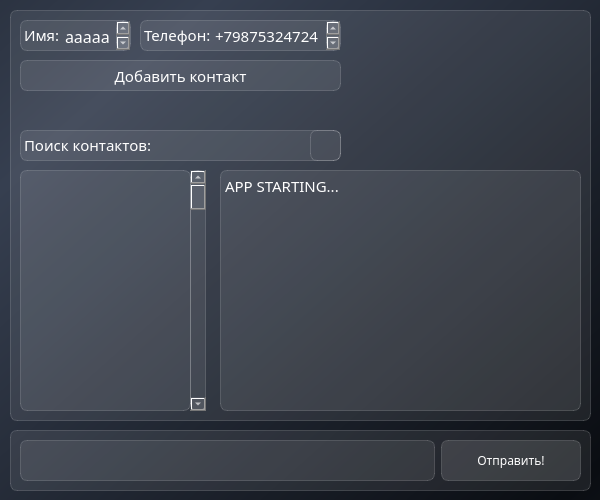
<?xml version="1.0" encoding="UTF-8"?>
<ui version="4.0">
 <class>MainWindow</class>
 <widget class="QMainWindow" name="MainWindow">
  <property name="geometry">
   <rect>
    <x>0</x>
    <y>0</y>
    <width>600</width>
    <height>500</height>
   </rect>
  </property>
  <property name="minimumSize">
   <size>
    <width>600</width>
    <height>500</height>
   </size>
  </property>
  <property name="maximumSize">
   <size>
    <width>600</width>
    <height>500</height>
   </size>
  </property>
  <property name="cursor">
   <cursorShape>ArrowCursor</cursorShape>
  </property>
  <property name="mouseTracking">
   <bool>false</bool>
  </property>
  <property name="windowTitle">
   <string>Beta app</string>
  </property>
  <property name="styleSheet">
   <string notr="true">background-color: qlineargradient(spread:reflect, x1:0.934, y1:1, x2:0.127, y2:0.244, stop:0 rgba(10, 13, 18, 255), stop:1 rgba(54, 63, 80, 255));
font-family: Gramatica;</string>
  </property>
  <property name="documentMode">
   <bool>false</bool>
  </property>
  <property name="tabShape">
   <enum>QTabWidget::Rounded</enum>
  </property>
  <widget class="QWidget" name="centralwidget">
   <widget class="QFrame" name="input_form">
    <property name="geometry">
     <rect>
      <x>10</x>
      <y>10</y>
      <width>581</width>
      <height>411</height>
     </rect>
    </property>
    <property name="styleSheet">
     <string notr="true">background-color: rgba(255,255,255,20);
border: 1px solid rgba(255,255,255,40);
border-radius: 7;
color: white;</string>
    </property>
    <widget class="QTextEdit" name="name">
     <property name="geometry">
      <rect>
       <x>200</x>
       <y>10</y>
       <width>131</width>
       <height>31</height>
      </rect>
     </property>
     <property name="styleSheet">
      <string notr="true">background-color: rgba(255,255,255,0);
border: 1px solid rgba(255,255,255,0);
border-radius: 7;
font: 11pt;</string>
     </property>
     <property name="html">
      <string>&lt;!DOCTYPE HTML PUBLIC &quot;-//W3C//DTD HTML 4.0//EN&quot; &quot;http://www.w3.org/TR/REC-html40/strict.dtd&quot;&gt;
&lt;html&gt;&lt;head&gt;&lt;meta name=&quot;qrichtext&quot; content=&quot;1&quot; /&gt;&lt;meta charset=&quot;utf-8&quot; /&gt;&lt;style type=&quot;text/css&quot;&gt;
p, li { white-space: pre-wrap; }
hr { height: 1px; border-width: 0; }
li.unchecked::marker { content: &quot;\2610&quot;; }
li.checked::marker { content: &quot;\2612&quot;; }
&lt;/style&gt;&lt;/head&gt;&lt;body style=&quot; font-family:'Gramatica'; font-size:11pt; font-weight:400; font-style:normal;&quot;&gt;
&lt;p style=&quot; margin-top:0px; margin-bottom:0px; margin-left:0px; margin-right:0px; -qt-block-indent:0; text-indent:0px;&quot;&gt;+79875324724&lt;/p&gt;&lt;/body&gt;&lt;/html&gt;</string>
     </property>
    </widget>
    <widget class="QTextEdit" name="number">
     <property name="geometry">
      <rect>
       <x>50</x>
       <y>10</y>
       <width>71</width>
       <height>31</height>
      </rect>
     </property>
     <property name="styleSheet">
      <string notr="true">background-color: rgba(255,255,255,0);
border: 1px solid rgba(255,255,255,0);
border-radius: 7;
font: 11pt;</string>
     </property>
     <property name="html">
      <string>&lt;!DOCTYPE HTML PUBLIC &quot;-//W3C//DTD HTML 4.0//EN&quot; &quot;http://www.w3.org/TR/REC-html40/strict.dtd&quot;&gt;
&lt;html&gt;&lt;head&gt;&lt;meta name=&quot;qrichtext&quot; content=&quot;1&quot; /&gt;&lt;meta charset=&quot;utf-8&quot; /&gt;&lt;style type=&quot;text/css&quot;&gt;
p, li { white-space: pre-wrap; }
hr { height: 1px; border-width: 0; }
li.unchecked::marker { content: &quot;\2610&quot;; }
li.checked::marker { content: &quot;\2612&quot;; }
&lt;/style&gt;&lt;/head&gt;&lt;body style=&quot; font-family:'Gramatica'; font-size:11pt; font-weight:400; font-style:normal;&quot;&gt;
&lt;p style=&quot; margin-top:0px; margin-bottom:0px; margin-left:0px; margin-right:0px; -qt-block-indent:0; text-indent:0px;&quot;&gt;&lt;span style=&quot; font-size:12pt;&quot;&gt;ааааааа&lt;/span&gt;&lt;/p&gt;&lt;/body&gt;&lt;/html&gt;</string>
     </property>
    </widget>
    <widget class="QPushButton" name="add_contact">
     <property name="geometry">
      <rect>
       <x>10</x>
       <y>50</y>
       <width>321</width>
       <height>31</height>
      </rect>
     </property>
     <property name="styleSheet">
      <string notr="true">font: 11pt;</string>
     </property>
     <property name="text">
      <string>Добавить контакт</string>
     </property>
    </widget>
    <widget class="QLabel" name="display_name">
     <property name="geometry">
      <rect>
       <x>10</x>
       <y>10</y>
       <width>111</width>
       <height>31</height>
      </rect>
     </property>
     <property name="text">
      <string>&lt;html&gt;&lt;head/&gt;&lt;body&gt;&lt;p&gt;&lt;span style=&quot; font-size:11pt;&quot;&gt;Имя: &lt;/span&gt;&lt;/p&gt;&lt;/body&gt;&lt;/html&gt;</string>
     </property>
    </widget>
    <widget class="QLabel" name="display_number">
     <property name="geometry">
      <rect>
       <x>130</x>
       <y>10</y>
       <width>201</width>
       <height>31</height>
      </rect>
     </property>
     <property name="text">
      <string>&lt;html&gt;&lt;head/&gt;&lt;body&gt;&lt;p&gt;&lt;span style=&quot; font-size:11pt;&quot;&gt;Телефон:&lt;/span&gt;&lt;/p&gt;&lt;/body&gt;&lt;/html&gt;</string>
     </property>
    </widget>
    <widget class="QTableWidget" name="contacts">
     <property name="geometry">
      <rect>
       <x>10</x>
       <y>160</y>
       <width>171</width>
       <height>241</height>
      </rect>
     </property>
    </widget>
    <widget class="QLabel" name="display_number_2">
     <property name="geometry">
      <rect>
       <x>10</x>
       <y>120</y>
       <width>321</width>
       <height>31</height>
      </rect>
     </property>
     <property name="text">
      <string>&lt;html&gt;&lt;head/&gt;&lt;body&gt;&lt;p&gt;&lt;span style=&quot; font-size:11pt;&quot;&gt;Поиск контактов:&lt;/span&gt;&lt;/p&gt;&lt;/body&gt;&lt;/html&gt;</string>
     </property>
    </widget>
    <widget class="QLineEdit" name="arguments">
     <property name="geometry">
      <rect>
       <x>140</x>
       <y>120</y>
       <width>191</width>
       <height>31</height>
      </rect>
     </property>
     <property name="styleSheet">
      <string notr="true">background-color: rgba(255,255,255,0);
border: 1px solid rgba(255,255,255,0);
border-radius: 7;
font: 11pt;</string>
     </property>
    </widget>
    <widget class="QPushButton" name="search">
     <property name="geometry">
      <rect>
       <x>300</x>
       <y>120</y>
       <width>31</width>
       <height>31</height>
      </rect>
     </property>
     <property name="styleSheet">
      <string notr="true">background-color: rgba(255,255,255,0);</string>
     </property>
     <property name="text">
      <string/>
     </property>
     <property name="icon">
      <iconset resource="../res-rc.qrc">
       <normaloff>:/icon/icons/search.svg</normaloff>:/icon/icons/search.svg</iconset>
     </property>
    </widget>
    <widget class="QTextBrowser" name="console">
     <property name="geometry">
      <rect>
       <x>210</x>
       <y>160</y>
       <width>361</width>
       <height>241</height>
      </rect>
     </property>
     <property name="styleSheet">
      <string notr="true">font: 11pt;</string>
     </property>
     <property name="html">
      <string>&lt;!DOCTYPE HTML PUBLIC &quot;-//W3C//DTD HTML 4.0//EN&quot; &quot;http://www.w3.org/TR/REC-html40/strict.dtd&quot;&gt;
&lt;html&gt;&lt;head&gt;&lt;meta name=&quot;qrichtext&quot; content=&quot;1&quot; /&gt;&lt;meta charset=&quot;utf-8&quot; /&gt;&lt;style type=&quot;text/css&quot;&gt;
p, li { white-space: pre-wrap; }
hr { height: 1px; border-width: 0; }
li.unchecked::marker { content: &quot;\2610&quot;; }
li.checked::marker { content: &quot;\2612&quot;; }
&lt;/style&gt;&lt;/head&gt;&lt;body style=&quot; font-family:'Gramatica'; font-size:11pt; font-weight:400; font-style:normal;&quot;&gt;
&lt;p style=&quot; margin-top:0px; margin-bottom:0px; margin-left:0px; margin-right:0px; -qt-block-indent:0; text-indent:0px;&quot;&gt;APP STARTING...&lt;/p&gt;&lt;/body&gt;&lt;/html&gt;</string>
     </property>
    </widget>
    <widget class="QScrollBar" name="verticalScrollBar">
     <property name="geometry">
      <rect>
       <x>180</x>
       <y>160</y>
       <width>16</width>
       <height>241</height>
      </rect>
     </property>
     <property name="orientation">
      <enum>Qt::Vertical</enum>
     </property>
    </widget>
    <zorder>add_contact</zorder>
    <zorder>display_name</zorder>
    <zorder>display_number</zorder>
    <zorder>contacts</zorder>
    <zorder>display_number_2</zorder>
    <zorder>name</zorder>
    <zorder>number</zorder>
    <zorder>arguments</zorder>
    <zorder>search</zorder>
    <zorder>console</zorder>
    <zorder>verticalScrollBar</zorder>
   </widget>
   <widget class="QFrame" name="output_form">
    <property name="geometry">
     <rect>
      <x>10</x>
      <y>430</y>
      <width>581</width>
      <height>61</height>
     </rect>
    </property>
    <property name="styleSheet">
     <string notr="true">background-color: rgba(255,255,255,20);
border: 1px solid rgba(255,255,255,40);
border-radius: 7;
color: white;</string>
    </property>
    <layout class="QGridLayout" name="gridLayout">
     <item row="4" column="1" rowspan="2">
      <widget class="QPushButton" name="sendButton">
       <property name="minimumSize">
        <size>
         <width>140</width>
         <height>0</height>
        </size>
       </property>
       <property name="maximumSize">
        <size>
         <width>100</width>
         <height>10000</height>
        </size>
       </property>
       <property name="styleSheet">
        <string notr="true">QPushButton {
background-color: rgba(255,255,255,30);
}

QPushButton:hover {
background-color: rgba(255,255,255,50);
}

QPushButton:pressed {
background-color: rgba(255,255,255,80);
}</string>
       </property>
       <property name="text">
        <string>Отправить!</string>
       </property>
       <property name="icon">
        <iconset resource="../res-rc.qrc">
         <normaloff>:/icon/icons/bolt.svg</normaloff>:/icon/icons/bolt.svg</iconset>
       </property>
      </widget>
     </item>
     <item row="4" column="0" rowspan="2">
      <widget class="QTextEdit" name="message"/>
     </item>
    </layout>
   </widget>
  </widget>
 </widget>
 <resources>
  <include location="../res-rc.qrc"/>
 </resources>
 <connections/>
</ui>
